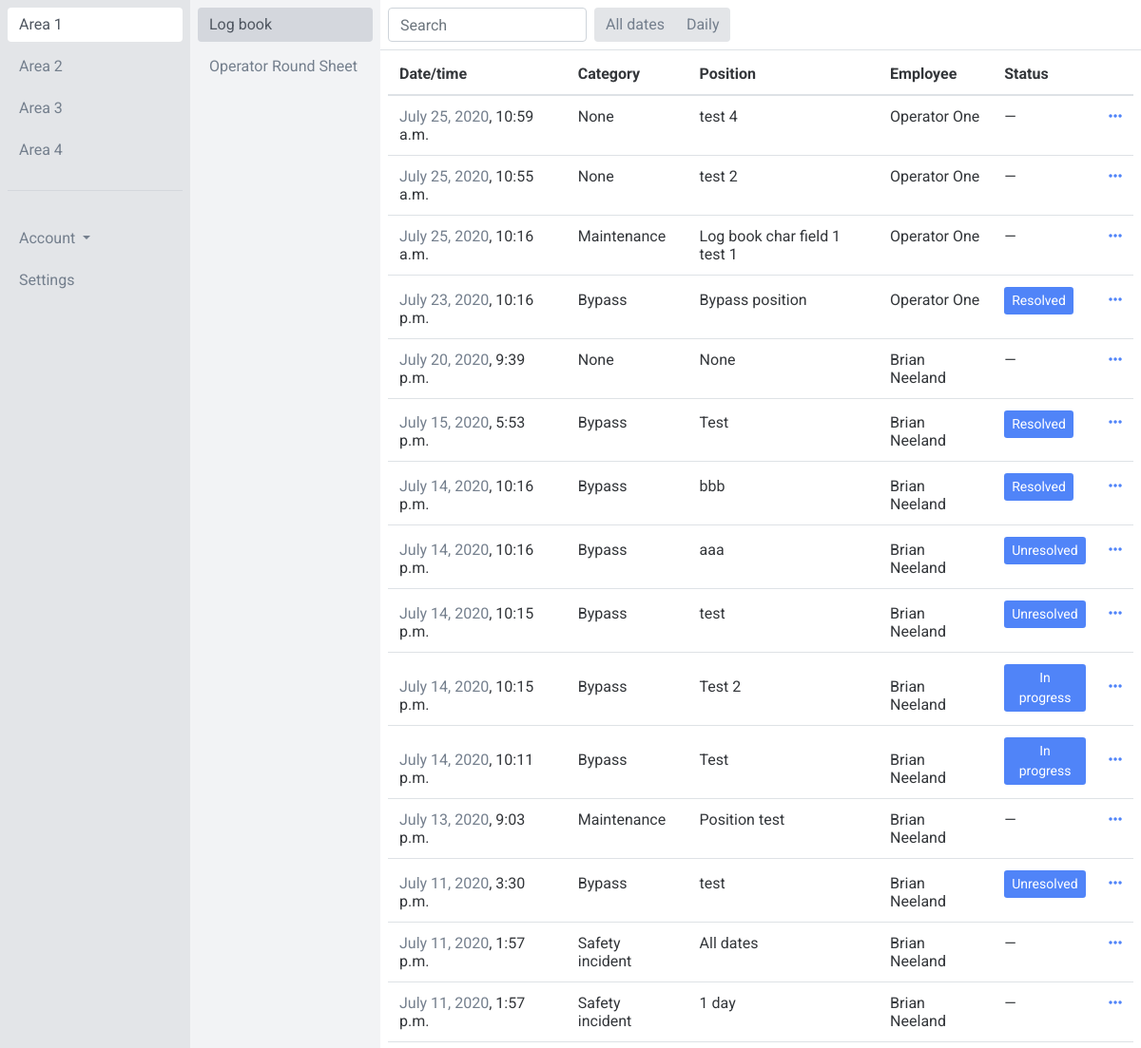
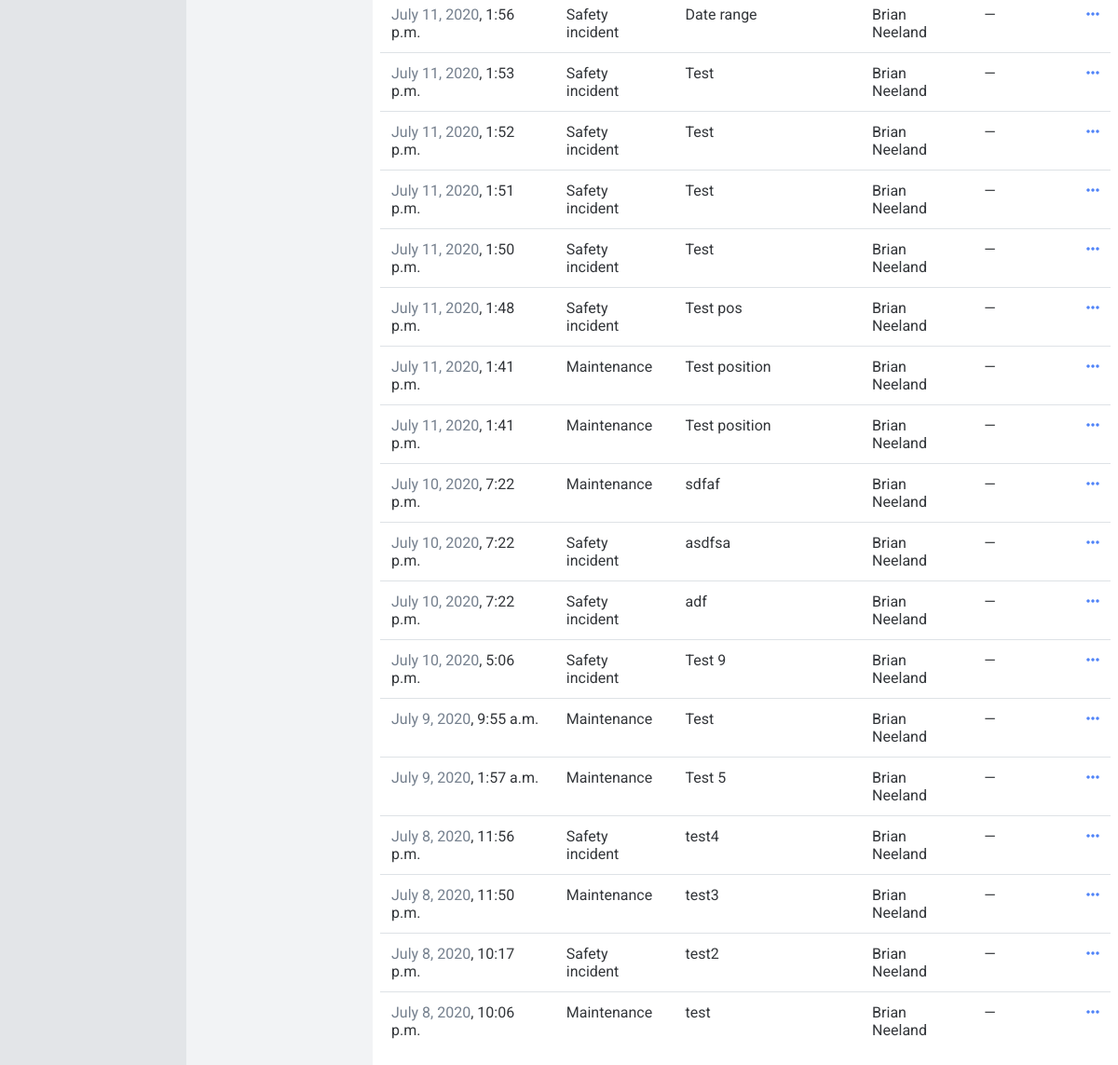
/app/area-1/log-1 (signed in), run on the app's committed database (2 pictures, top to bottom).
### app/models.py (models this page shows, shortened)
class Area(models.Model):
    name = models.CharField(max_length=50)
    def __str__(self):
        return self.name

class Log(models.Model):
    area = models.ForeignKey(Area, on_delete=models.CASCADE)
    name = models.CharField(max_length=50)
    fields = models.ManyToManyField(Field, blank=True)
    unit_lead_acknowledgement_fields = models.ManyToManyField(AcknowledgementField, blank=True, related_name='unit_lead_acknowledgement_fields')
    superintendent_acknowledgement_fields = models.ManyToManyField(AcknowledgementField, blank=True, related_name='superintendent_acknowledgement_fields')
    engineering_acknowledgement_fields = models.ManyToManyField(AcknowledgementField, blank=True, related_name='engineering_acknowledgement_fields')
    new_shift_acknowledgement_fields = models.ManyToManyField(AcknowledgementField, blank=True, related_name='new_shift_acknowledgement_fields')
    def __str__(self):
        return self.name

class Field(models.Model):
    name = models.CharField(max_length=50)
    FIELD_BANK = (
        ('CF1', 'Short text field 1'),
        ('CF2', 'Short text field 2'),
        ('CF3', 'Short text field 3'),
        ('CF4', 'Short text field 4'),
        ('CF5', 'Short text field 5'),
        ('CF6', 'Short text field 6'),
        ('CF7', 'Short text field 7'),
        ('CF8', 'Short text field 8'),
        ('CF9', 'Short text field 9'),
        ('CF10', 'Short text field 10'),
        ('TF1', 'Long text field 1'),
        ('TF2', 'Long text field 2'),
        ('TF3', 'Long text field 3'),
        ('TF4', 'Long text field 4'),
        ('TF5', 'Long text field 5'),
        ('TF6', 'Long text field 5'),
        ('TF7', 'Long text field 5'),
        ('TF8', 'Long text field 5'),
        ('TF9', 'Long text field 5'),
        ('TF10', 'Long text field 5'),
        ('IF1', 'Integer field 1'),
        ('IF2', 'Integer field 2'),
        ('IF3', 'Integer field 3'),
        ('IF4', 'Integer field 4'),
        ('IF5', 'Integer field 5'),
        ('FF1', 'Floating point number field 1'),
        ('FF2', 'Floating point number field 2'),
        ('FF3', 'Floating point number field 3'),
        ('FF4', 'Floating point number field 4'),
        ('FF5', 'Floating point number field 5'),
    )
    type = models.CharField(max_length=5, choices=FIELD_BANK, default=None, blank=True, null=True)
    shown_in_table = models.BooleanField(default=True)

class Entry(models.Model):
    STATUS_BANK = (
        ('UR', 'Unresolved'),
        ('IP', 'In progress'),
        ('RE', 'Resolved'),
    )
    log = models.ForeignKey(Log, on_delete=models.CASCADE)
    user = models.ForeignKey(settings.AUTH_USER_MODEL, on_delete=models.CASCADE)
    category = models.ForeignKey(Category, on_delete=models.CASCADE, blank=True, null=True)
    status = models.CharField(max_length=2, choices=STATUS_BANK, default='None', blank=True, null=True)
    created_at = models.DateTimeField(auto_now_add=True)
    CF1 = models.CharField(max_length=50, blank=True, null=True)
    CF2 = models.CharField(max_length=50, blank=True, null=True)
    CF3 = models.CharField(max_length=50, blank=True, null=True)
    CF4 = models.CharField(max_length=50, blank=True, null=True)
    CF5 = models.CharField(max_length=50, blank=True, null=True)
    CF6 = models.CharField(max_length=50, blank=True, null=True)
    CF7 = models.CharField(max_length=50, blank=True, null=True)
    CF8 = models.CharField(max_length=50, blank=True, null=True)
    CF9 = models.CharField(max_length=50, blank=True, null=True)
    CF10 = models.CharField(max_length=50, blank=True, null=True)
    TF1 = models.TextField(blank=True, null=True)
    TF2 = models.TextField(blank=True, null=True)
    TF3 = models.TextField(blank=True, null=True)
    TF4 = models.TextField(blank=True, null=True)
    TF5 = models.TextField(blank=True, null=True)
    TF6 = models.TextField(blank=True, null=True)
    TF7 = models.TextField(blank=True, null=True)
    TF8 = models.TextField(blank=True, null=True)
    TF9 = models.TextField(blank=True, null=True)
    TF10 = models.TextField(blank=True, null=True)
    IF1 = models.IntegerField(blank=True, null=True)
    IF2 = models.IntegerField(blank=True, null=True)
    IF3 = models.IntegerField(blank=True, null=True)
    IF4 = models.IntegerField(blank=True, null=True)
    IF5 = models.IntegerField(blank=True, null=True)
    FF1 = models.FloatField(blank=True, null=True)
    FF2 = models.FloatField(blank=True, null=True)
    FF3 = models.FloatField(blank=True, null=True)
    FF4 = models.FloatField(blank=True, null=True)
    FF5 = models.FloatField(blank=True, null=True)
    class Meta:
        verbose_name_plural = "entries"

class Category(models.Model):
    name = models.CharField(max_length=50)
    is_tracked = models.BooleanField()
    def __str__(self):
        return self.name
    class Meta:
        verbose_name_plural = "categories"

### users/models.py (models this page shows, shortened)
class CustomUser(AbstractBaseUser, PermissionsMixin):
    email = models.EmailField(unique=True)
    first_name = models.CharField(max_length=50, null=True, blank=True)
    last_name = models.CharField(max_length=50, null=True, blank=True)
    is_active = models.BooleanField(default=True)
    is_staff = models.BooleanField(default=False)
    objects = CustomUserManager()
    USERNAME_FIELD = 'email'
    REQUIRED_FIELDS = ['first_name', 'last_name',]

### app/views.py (the view, shortened to what this page needs)
# urls.py: path('area-<int:area_pk>/log-<int:log_pk>', views.Log.as_view(), name='log', kwargs={'acknowledgements': False}),
class Log(LoginRequiredMixin, PermissionRequiredMixin, AreasMixin, LogsMixin, CreateView):
    login_url = "login"
    permission_required = 'app.view_entry'
    model = models.Entry
    template_name = "app/log.html"
    form_class = forms.CreateEntryForm
    def get_context_data(self, **kwargs):
        context = super().get_context_data(**kwargs)
        area_pk = self.kwargs['area_pk']
        area = models.Area.objects.get(pk=area_pk)
        context['area'] = area
        log_pk = self.kwargs['log_pk']
        log = models.Log.objects.get(pk=log_pk)
        context['log'] = log
        context['fields'] = log.fields.all()
        context['unit_lead_acknowledgement_fields'] = log.unit_lead_acknowledgement_fields.all()
        context['superintendent_acknowledgement_fields'] = log.superintendent_acknowledgement_fields.all()
        context['engineering_acknowledgement_fields'] = log.engineering_acknowledgement_fields.all()
        context['new_shift_acknowledgement_fields'] = log.new_shift_acknowledgement_fields.all()
        entries = models.Entry.objects.filter(log=log).order_by('-created_at')
        acknowledgements = models.Acknowledgement.objects.filter(log=log).order_by('-created_at')
        url_name = resolve(self.request.path_info).url_name
        context['url_name'] = url_name
        context['entries'] = entries
        context['unit_lead_acknowledgements'] = acknowledgements.filter(group__name="Unit lead")
        context['superintendent_acknowledgements'] = acknowledgements.filter(group__name="Superintendent")
        context['engineering_acknowledgements'] = acknowledgements.filter(group__name="Engineering")
        context['new_shift_acknowledgements'] = acknowledgements.filter(group__name="Operator")
        return context
    def get_form_kwargs(self):
        kwargs = super().get_form_kwargs()
        kwargs.update({
            'user': self.request.user,
            'log_pk': self.kwargs['log_pk'],
        })
        return kwargs

### app/templates/app/log.html (shortened to what this page needs)
<td class="align-text-bottom">{% extends 'app/base.html' %}
{% load static %}
{% load templatetags %}
{% load crispy_forms_tags %}
{% block content %}
<div class="container-fluid">
  <div class="row">
        <div class="col-2 col-area p-2 fixed-top overflow-auto h-100">
          {% for area in areas %}
            {% if view.kwargs.area_pk == area.pk %}
              <a href="{% url 'app:area' area.pk %}" class="btn btn-link btn-block active sidebarnav" role="button">{{ area }}</a>
            {% else %}
              <a href="{% url 'app:area' area.pk %}" class="btn btn-link btn-block sidebarnav" role="button">{{ area }}</a>
            {% endif %}
          {% empty %}
            <div class="text-center">No areas to display</div>
          {% endfor %}
          <div class="border-top mt-4 pt-4">
            <div class="btn-group dropdown btn-block">
              <button type="button" class="btn btn-link dropdown-toggle mt-2 sidebarnav" data-toggle="dropdown" aria-haspopup="true" aria-expanded="false">
                Account
              </button>
            </div>
            <a href="#" class="btn btn-link btn-block sidebarnav" role="button">Settings</a>
          </div>
        </div>
        <div class="col-2 col-log p-2 offset-2 fixed-top overflow-auto h-100">
          {% for log in logs %}
            {% now "Y" as current_year %}
            {% now "m" as current_month %}
            {% now "d" as current_day %}
            {% if view.kwargs.log_pk == log.pk %}
              <a href="{% url 'app:log' area.pk log.pk %}" class="btn btn-link btn-block active sidebarnav" role="button">{{ log }}</a>
            {% else %}
              <a href="{% url 'app:log' area.pk log.pk %}" class="btn btn-link btn-block sidebarnav" role="button">{{ log }}</a>
            {% endif %}
          {% empty %}
            <div class="text-center">No logs to display</div>
          {% endfor %}
        </div>
    <div class="col-8 col-entry offset-4 fixed-top">
      <div class="row p-2 border-bottom">
        {% if user|has_group:"Operator" %}
          <div class="pl-2">
        {% else %}
          <div>
        {% endif %}
          <input class="form-control h-100" id="search_input" type="text" placeholder="Search">
        </div>
        <div class="pl-2">
          <div class="btn-group" role="group" aria-label="Basic example">
            <a type="button" class="btn btn-secondary" href="{% url 'app:log' area.pk log.pk %}">All dates</a>
            {% now "Y" as current_year %}
            {% now "m" as current_month %}
            {% now "d" as current_day %}
            <a type="button" class="btn btn-secondary" href="{% url 'app:log_daily' area.pk log.pk current_year current_month current_day %}">Daily</a>
          </div>
        </div>
        <div class="pl-2">
        </div>
      </div>
    </div>
    <div class="col-8 col-entry pt-5 ml-auto">
      <div class="row pt-2">
        <div class="col px-2">
          <table class="table">
            <thead>
              <tr>
                <th scope="col">Date/time</th>
                <th scope="col">Category</th>
                {% for field in fields %}
                  {% if field.shown_in_table %}
                    <th scope="col">{{ field.name }}</th>
                  {% endif %}
                {% endfor %}
                <th scope="col">Employee</th>
                <th scope="col">Status</th>
                <th scope="col"></th>
              </tr>
            </thead>
            <tbody id="search_table">
              {% for entry in entries %}
                <tr id="table_rows">
                    {% if url_name == 'log' %}
                      <td class="align-text-bottom"><a class="text" href="{% url 'app:log_daily' area.pk log.pk entry.created_at|date:'Y' entry.created_at|date:'m' entry.created_at|date:'d' %}">{{ entry.created_at|date }}</a>, {{ entry.created_at|time }}</td>
                    {% else %}
                      <td class="align-text-bottom">{{ entry.created_at }}</td>
                    {% endif %}
                    <td class="align-text-bottom">{{ entry.category }}</td>
                    {% for field in fields %}
                      {% if field.shown_in_table %}
                        <td class="align-text-bottom">{{ entry|get_object_attribute:field.type }}</td>
                      {% endif %}
                    {% endfor %}
                    <td class="align-text-bottom">{{ entry.user.first_name }} {{ entry.user.last_name }}</td>
                    <td class="align-text-bottom">
                      {% if entry.category.is_tracked %}
                        {% if url_name == 'log_daily' %}
                          <a class="btn btn-primary btn-sm" href="{% url 'app:status_daily' area_pk=area.pk log_pk=log.pk year=view.kwargs.year month=view.kwargs.month day=view.kwargs.day entry_pk=entry.pk %}" role="button">{{ entry.get_status_display }} <i class="far fa-edit"></i></a>
                        {% else %}
                          <a class="btn btn-primary btn-sm" href="{% url 'app:status' area_pk=area.pk log_pk=log.pk entry_pk=entry.pk %}" role="button">{{ entry.get_status_display }}</a>
                        {% endif %}
                      {% else %}
                        &mdash;
                      {% endif %}
                    </td>
                    <td class="align-text-bottom">
                      {% if url_name == 'log_daily' %}
                        <a href="{% url 'app:entry_daily' area_pk=area.pk log_pk=log.pk year=view.kwargs.year month=view.kwargs.month day=view.kwargs.day entry_pk=entry.pk %}"><i class="fas fa-ellipsis-h"></i></a>
                      {% else %}
                        <a href="{% url 'app:entry' area.pk log.pk entry.pk %}"><i class="fas fa-ellipsis-h"></i></a>
                      {% endif %}
                    </td>
                </tr>
              {% empty %}
                <tr id="table_rows">
                  <td class="align-text-bottom">No entries to display for the date selected</td>
                </tr>
              {% endfor %}
            </tbody>
          </table>
        </div>
      </div>
    </div>
  </div>
</div>
{% endblock %}

### data on the page
Area: name "Area 1"
Area: name "Area 2"
Area: name "Area 3"
Area: name "Area 4"
Log: name "Log book"
Log: name "Operator Round Sheet"
Field: name "Position", type.CF1 "test 4", type.CF1 "test 2", type.CF1 "Log book char field 1 test 1", type.CF1 "Bypass position", type.CF1 "None", type.CF1 "Test", type.CF1 "bbb", type.CF1 "aaa", type.CF1 "test", type.CF1 "Test 2", type.CF1 "Position test", type.CF1 "All dates", type.CF1 "1 day", type.CF1 "Date range", type.CF1 "Test pos", type.CF1 "Test position", type.CF1 "sdfaf", type.CF1 "asdfsa", type.CF1 "adf", type.CF1 "Test 9", type.CF1 "Test 5", type.CF1 "test4", type.CF1 "test3", type.CF1 "test2"
Entry: created_at "July 25, 2020", created_at "10:59 a.m.", category "None", user.first_name "Operator", user.last_name "One"
Entry: created_at "July 25, 2020", created_at "10:55 a.m.", category "None", user.first_name "Operator", user.last_name "One"
Entry: created_at "July 25, 2020", created_at "10:16 a.m.", category "Maintenance", user.first_name "Operator", user.last_name "One"
Entry: created_at "July 23, 2020", created_at "10:16 p.m.", category "Bypass", user.first_name "Operator", user.last_name "One", status "Resolved"
Entry: created_at "July 20, 2020", created_at "9:39 p.m.", category "None", user.first_name "Brian", user.last_name "Neeland"
Entry: created_at "July 15, 2020", created_at "5:53 p.m.", category "Bypass", user.first_name "Brian", user.last_name "Neeland", status "Resolved"
Entry: created_at "July 14, 2020", created_at "10:16 p.m.", category "Bypass", user.first_name "Brian", user.last_name "Neeland", status "Resolved"
Entry: created_at "July 14, 2020", created_at "10:16 p.m.", category "Bypass", user.first_name "Brian", user.last_name "Neeland", status "Unresolved"
Entry: created_at "July 14, 2020", created_at "10:15 p.m.", category "Bypass", user.first_name "Brian", user.last_name "Neeland", status "Unresolved"
Entry: created_at "July 14, 2020", created_at "10:15 p.m.", category "Bypass", user.first_name "Brian", user.last_name "Neeland", status "In progress"
Entry: created_at "July 14, 2020", created_at "10:11 p.m.", category "Bypass", user.first_name "Brian", user.last_name "Neeland", status "In progress"
Entry: created_at "July 13, 2020", created_at "9:03 p.m.", category "Maintenance", user.first_name "Brian", user.last_name "Neeland"
Entry: created_at "July 11, 2020", created_at "3:30 p.m.", category "Bypass", user.first_name "Brian", user.last_name "Neeland", status "Unresolved"
Entry: created_at "July 11, 2020", created_at "1:57 p.m.", category "Safety incident", user.first_name "Brian", user.last_name "Neeland"
Entry: created_at "July 11, 2020", created_at "1:57 p.m.", category "Safety incident", user.first_name "Brian", user.last_name "Neeland"
Entry: created_at "July 11, 2020", created_at "1:56 p.m.", category "Safety incident", user.first_name "Brian", user.last_name "Neeland"
Entry: created_at "July 11, 2020", created_at "1:53 p.m.", category "Safety incident", user.first_name "Brian", user.last_name "Neeland"
Entry: created_at "July 11, 2020", created_at "1:52 p.m.", category "Safety incident", user.first_name "Brian", user.last_name "Neeland"
Entry: created_at "July 11, 2020", created_at "1:51 p.m.", category "Safety incident", user.first_name "Brian", user.last_name "Neeland"
Entry: created_at "July 11, 2020", created_at "1:50 p.m.", category "Safety incident", user.first_name "Brian", user.last_name "Neeland"
Entry: created_at "July 11, 2020", created_at "1:48 p.m.", category "Safety incident", user.first_name "Brian", user.last_name "Neeland"
Entry: created_at "July 11, 2020", created_at "1:41 p.m.", category "Maintenance", user.first_name "Brian", user.last_name "Neeland"
Entry: created_at "July 11, 2020", created_at "1:41 p.m.", category "Maintenance", user.first_name "Brian", user.last_name "Neeland"
Entry: created_at "July 10, 2020", created_at "7:22 p.m.", category "Maintenance", user.first_name "Brian", user.last_name "Neeland"
Entry: created_at "July 10, 2020", created_at "7:22 p.m.", category "Safety incident", user.first_name "Brian", user.last_name "Neeland"
Entry: created_at "July 10, 2020", created_at "7:22 p.m.", category "Safety incident", user.first_name "Brian", user.last_name "Neeland"
Entry: created_at "July 10, 2020", created_at "5:06 p.m.", category "Safety incident", user.first_name "Brian", user.last_name "Neeland"
Entry: created_at "July 9, 2020", created_at "9:55 a.m.", category "Maintenance", user.first_name "Brian", user.last_name "Neeland"
Entry: created_at "July 9, 2020", created_at "1:57 a.m.", category "Maintenance", user.first_name "Brian", user.last_name "Neeland"
Entry: created_at "July 8, 2020", created_at "11:56 p.m.", category "Safety incident", user.first_name "Brian", user.last_name "Neeland"
Entry: created_at "July 8, 2020", created_at "11:50 p.m.", category "Maintenance", user.first_name "Brian", user.last_name "Neeland"
Entry: created_at "July 8, 2020", created_at "10:17 p.m.", category "Safety incident", user.first_name "Brian", user.last_name "Neeland"
Entry: created_at "July 8, 2020", created_at "10:06 p.m.", category "Maintenance", user.first_name "Brian", user.last_name "Neeland"
